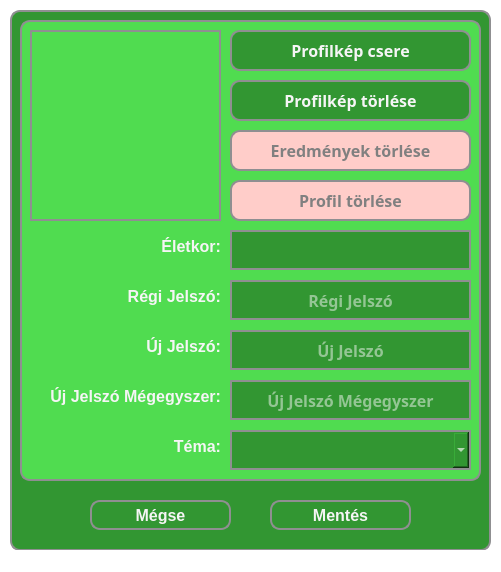
<?xml version="1.0" encoding="UTF-8"?>
<ui version="4.0">
 <class>MainWindow</class>
 <widget class="QMainWindow" name="MainWindow">
  <property name="geometry">
   <rect>
    <x>0</x>
    <y>0</y>
    <width>501</width>
    <height>572</height>
   </rect>
  </property>
  <property name="windowTitle">
   <string>Beállítások</string>
  </property>
  <property name="styleSheet">
   <string notr="true">* {
	background-color: white;
}</string>
  </property>
  <widget class="QWidget" name="centralwidget">
   <widget class="QWidget" name="widget_3" native="true">
    <property name="geometry">
     <rect>
      <x>10</x>
      <y>10</y>
      <width>481</width>
      <height>541</height>
     </rect>
    </property>
    <property name="styleSheet">
     <string notr="true">* {
	background-color: rgb(50, 150, 50);
	border: 2px solid #8f8f91;
	border-radius: 10px;
	color: white;
	font-size: 16px;
	font-weight: bold;
}</string>
    </property>
    <widget class="QPushButton" name="abortButton">
     <property name="geometry">
      <rect>
       <x>80</x>
       <y>490</y>
       <width>141</width>
       <height>30</height>
      </rect>
     </property>
     <property name="styleSheet">
      <string notr="true">* {
	background-color:  rgb(50, 150, 50);
	color: whitesmoke;
}

*:hover {
	background-color: rgb(80, 220, 80);
	color: white;
}</string>
     </property>
     <property name="text">
      <string>Mégse</string>
     </property>
    </widget>
    <widget class="QPushButton" name="saveAndCloseButton">
     <property name="geometry">
      <rect>
       <x>260</x>
       <y>490</y>
       <width>141</width>
       <height>30</height>
      </rect>
     </property>
     <property name="styleSheet">
      <string notr="true">* {
	background-color:  rgb(50, 150, 50);
	color: whitesmoke;
}

*:hover {
	background-color: rgb(80, 220, 80);
	color: white;
}</string>
     </property>
     <property name="text">
      <string>Mentés</string>
     </property>
    </widget>
    <widget class="QWidget" name="widget_2" native="true">
     <property name="geometry">
      <rect>
       <x>10</x>
       <y>10</y>
       <width>461</width>
       <height>461</height>
      </rect>
     </property>
     <property name="styleSheet">
      <string notr="true">* {
	background-color: rgb(80, 220, 80);
	border: 2px solid #8f8f91;
	border-radius: 10px;
	color: white;
	font-size: 16px;
	font-weight: bold;
}</string>
     </property>
     <widget class="QFrame" name="profilePicture">
      <property name="geometry">
       <rect>
        <x>10</x>
        <y>10</y>
        <width>191</width>
        <height>191</height>
       </rect>
      </property>
      <property name="styleSheet">
       <string notr="true">border-radius: 0px;</string>
      </property>
      <property name="frameShape">
       <enum>QFrame::StyledPanel</enum>
      </property>
      <property name="frameShadow">
       <enum>QFrame::Raised</enum>
      </property>
     </widget>
     <widget class="QPushButton" name="changeProfilePictureButton">
      <property name="geometry">
       <rect>
        <x>210</x>
        <y>10</y>
        <width>241</width>
        <height>41</height>
       </rect>
      </property>
      <property name="font">
       <font>
        <family>Corbel</family>
        <pointsize>-1</pointsize>
        <bold>true</bold>
       </font>
      </property>
      <property name="styleSheet">
       <string notr="true">* {
	background-color:  rgb(50, 150, 50);
	color: whitesmoke;
}

*:hover {
	background-color: rgb(80, 220, 80);
	color: white;
}</string>
      </property>
      <property name="text">
       <string>Profilkép csere</string>
      </property>
     </widget>
     <widget class="QPushButton" name="restoreDefaultResultsButton">
      <property name="geometry">
       <rect>
        <x>210</x>
        <y>110</y>
        <width>241</width>
        <height>41</height>
       </rect>
      </property>
      <property name="font">
       <font>
        <family>Corbel</family>
        <pointsize>-1</pointsize>
        <bold>true</bold>
       </font>
      </property>
      <property name="styleSheet">
       <string notr="true">* {
	background-color: rgb(255, 205, 201);
	color: grey;
}

*:hover {
	background-color: rgb(255, 102, 89);
	color: white;
}</string>
      </property>
      <property name="text">
       <string>Eredmények törlése</string>
      </property>
     </widget>
     <widget class="QPushButton" name="deleteUserProfileButton">
      <property name="geometry">
       <rect>
        <x>210</x>
        <y>160</y>
        <width>241</width>
        <height>41</height>
       </rect>
      </property>
      <property name="font">
       <font>
        <family>Corbel</family>
        <pointsize>-1</pointsize>
        <bold>true</bold>
       </font>
      </property>
      <property name="styleSheet">
       <string notr="true">* {
	background-color: rgb(255, 205, 201);
	color: grey;
}

*:hover {
	background-color: rgb(255, 102, 89);
	color: white;
}</string>
      </property>
      <property name="text">
       <string>Profil törlése</string>
      </property>
     </widget>
     <widget class="QComboBox" name="changeThemeBox">
      <property name="geometry">
       <rect>
        <x>210</x>
        <y>410</y>
        <width>241</width>
        <height>40</height>
       </rect>
      </property>
      <property name="font">
       <font>
        <family>Corbel</family>
        <pointsize>-1</pointsize>
        <bold>true</bold>
       </font>
      </property>
      <property name="styleSheet">
       <string notr="true">* {
	background-color: rgb(50, 150, 50);
	border-radius: 0;
}</string>
      </property>
      <property name="editable">
       <bool>true</bool>
      </property>
      <property name="currentText">
       <string/>
      </property>
      <property name="placeholderText">
       <string/>
      </property>
      <property name="frame">
       <bool>true</bool>
      </property>
     </widget>
     <widget class="QPushButton" name="deleteProfilePictureButton">
      <property name="geometry">
       <rect>
        <x>210</x>
        <y>60</y>
        <width>241</width>
        <height>41</height>
       </rect>
      </property>
      <property name="font">
       <font>
        <family>Corbel</family>
        <pointsize>-1</pointsize>
        <bold>true</bold>
       </font>
      </property>
      <property name="styleSheet">
       <string notr="true">* {
	background-color:  rgb(50, 150, 50);
	color: whitesmoke;
}

*:hover {
	background-color: rgb(80, 220, 80);
	color: white;
}</string>
      </property>
      <property name="text">
       <string>Profilkép törlése</string>
      </property>
     </widget>
     <widget class="QLineEdit" name="changeUserAge">
      <property name="geometry">
       <rect>
        <x>210</x>
        <y>210</y>
        <width>241</width>
        <height>40</height>
       </rect>
      </property>
      <property name="styleSheet">
       <string notr="true">* {
	background-color:  rgb(50, 150, 50);
	border-radius: 0;
	color: whitesmoke;
}

*:hover {
	background-color: rgb(80, 220, 80);
	color: white;
}</string>
      </property>
      <property name="text">
       <string/>
      </property>
      <property name="echoMode">
       <enum>QLineEdit::Normal</enum>
      </property>
      <property name="alignment">
       <set>Qt::AlignCenter</set>
      </property>
      <property name="placeholderText">
       <string/>
      </property>
     </widget>
     <widget class="QLineEdit" name="oldPassword">
      <property name="geometry">
       <rect>
        <x>210</x>
        <y>260</y>
        <width>241</width>
        <height>40</height>
       </rect>
      </property>
      <property name="font">
       <font>
        <family>Corbel</family>
        <pointsize>-1</pointsize>
        <bold>true</bold>
       </font>
      </property>
      <property name="autoFillBackground">
       <bool>false</bool>
      </property>
      <property name="styleSheet">
       <string notr="true">* {
	background-color:  rgb(50, 150, 50);
	border-radius: 0;
	color: whitesmoke;
}

*:hover {
	background-color: rgb(80, 220, 80);
	color: white;
}</string>
      </property>
      <property name="echoMode">
       <enum>QLineEdit::Password</enum>
      </property>
      <property name="alignment">
       <set>Qt::AlignCenter</set>
      </property>
      <property name="placeholderText">
       <string>Régi Jelszó</string>
      </property>
     </widget>
     <widget class="QLineEdit" name="newPassword1">
      <property name="geometry">
       <rect>
        <x>210</x>
        <y>310</y>
        <width>241</width>
        <height>40</height>
       </rect>
      </property>
      <property name="font">
       <font>
        <family>Corbel</family>
        <pointsize>-1</pointsize>
        <bold>true</bold>
       </font>
      </property>
      <property name="autoFillBackground">
       <bool>false</bool>
      </property>
      <property name="styleSheet">
       <string notr="true">* {
	background-color:  rgb(50, 150, 50);
	border-radius: 0;
	color: whitesmoke;
}

*:hover {
	background-color: rgb(80, 220, 80);
	color: white;
}</string>
      </property>
      <property name="echoMode">
       <enum>QLineEdit::Password</enum>
      </property>
      <property name="alignment">
       <set>Qt::AlignCenter</set>
      </property>
      <property name="placeholderText">
       <string>Új Jelszó</string>
      </property>
     </widget>
     <widget class="QLineEdit" name="newPassword2">
      <property name="geometry">
       <rect>
        <x>210</x>
        <y>360</y>
        <width>241</width>
        <height>40</height>
       </rect>
      </property>
      <property name="font">
       <font>
        <family>Corbel</family>
        <pointsize>-1</pointsize>
        <bold>true</bold>
       </font>
      </property>
      <property name="autoFillBackground">
       <bool>false</bool>
      </property>
      <property name="styleSheet">
       <string notr="true">* {
	background-color:  rgb(50, 150, 50);
	border-radius: 0;
	color: whitesmoke;
}

*:hover {
	background-color: rgb(80, 220, 80);
	color: white;
}</string>
      </property>
      <property name="echoMode">
       <enum>QLineEdit::Password</enum>
      </property>
      <property name="alignment">
       <set>Qt::AlignCenter</set>
      </property>
      <property name="placeholderText">
       <string>Új Jelszó Mégegyszer</string>
      </property>
     </widget>
     <widget class="QLabel" name="userAgeLabel">
      <property name="geometry">
       <rect>
        <x>10</x>
        <y>217</y>
        <width>191</width>
        <height>31</height>
       </rect>
      </property>
      <property name="layoutDirection">
       <enum>Qt::LeftToRight</enum>
      </property>
      <property name="styleSheet">
       <string notr="true">*{
	color: whitesmoke;
	border: none;
}</string>
      </property>
      <property name="text">
       <string>Életkor:</string>
      </property>
      <property name="alignment">
       <set>Qt::AlignRight</set>
      </property>
     </widget>
     <widget class="QLabel" name="oldPasswordLabel">
      <property name="geometry">
       <rect>
        <x>10</x>
        <y>267</y>
        <width>191</width>
        <height>31</height>
       </rect>
      </property>
      <property name="layoutDirection">
       <enum>Qt::LeftToRight</enum>
      </property>
      <property name="styleSheet">
       <string notr="true">*{
	color: whitesmoke;
	border: none;
}</string>
      </property>
      <property name="text">
       <string>Régi Jelszó:</string>
      </property>
      <property name="alignment">
       <set>Qt::AlignRight</set>
      </property>
     </widget>
     <widget class="QLabel" name="newPassword1Label">
      <property name="geometry">
       <rect>
        <x>10</x>
        <y>317</y>
        <width>191</width>
        <height>31</height>
       </rect>
      </property>
      <property name="layoutDirection">
       <enum>Qt::LeftToRight</enum>
      </property>
      <property name="styleSheet">
       <string notr="true">*{
	color: whitesmoke;
	border: none;
}</string>
      </property>
      <property name="text">
       <string>Új Jelszó:</string>
      </property>
      <property name="alignment">
       <set>Qt::AlignRight</set>
      </property>
     </widget>
     <widget class="QLabel" name="newPassword2Label">
      <property name="geometry">
       <rect>
        <x>10</x>
        <y>367</y>
        <width>191</width>
        <height>31</height>
       </rect>
      </property>
      <property name="layoutDirection">
       <enum>Qt::LeftToRight</enum>
      </property>
      <property name="styleSheet">
       <string notr="true">*{
	color: whitesmoke;
	border: none;
}</string>
      </property>
      <property name="text">
       <string>Új Jelszó Mégegyszer:</string>
      </property>
      <property name="alignment">
       <set>Qt::AlignRight</set>
      </property>
     </widget>
     <widget class="QLabel" name="themeLabel">
      <property name="geometry">
       <rect>
        <x>10</x>
        <y>417</y>
        <width>191</width>
        <height>31</height>
       </rect>
      </property>
      <property name="layoutDirection">
       <enum>Qt::LeftToRight</enum>
      </property>
      <property name="styleSheet">
       <string notr="true">*{
	color: whitesmoke;
	border: none;
}</string>
      </property>
      <property name="text">
       <string>Téma:</string>
      </property>
      <property name="alignment">
       <set>Qt::AlignRight</set>
      </property>
     </widget>
    </widget>
   </widget>
  </widget>
  <widget class="QStatusBar" name="statusbar"/>
 </widget>
 <resources/>
 <connections/>
</ui>
